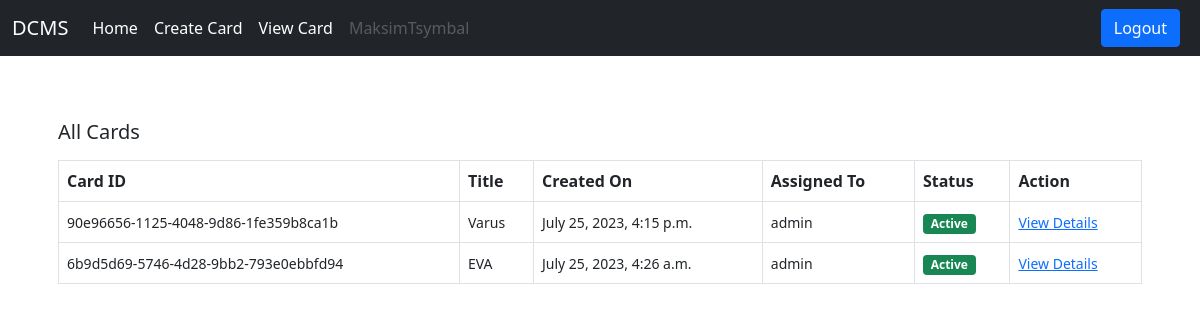
The page /card/all-cards/ (signed in) on the database as committed earlier.
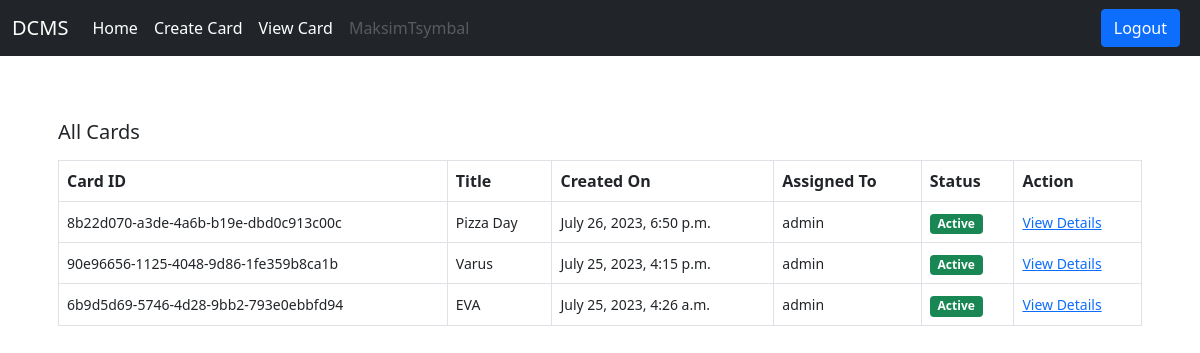
The same page on the database as committed later.
### users/models.py (models this page shows)
class User(AbstractUser):
    is_customer = models.BooleanField(default=False)
    is_engineer = models.BooleanField(default=False)
    def __str__(self):
        return self.username

### card/models.py (models this page shows)
class Card(models.Model):
    status_choices = (
        ('Active', 'Active'),
        ('Disable', 'Disable'),
        ('Pending', 'Pending')
    )
    card_number = models.UUIDField(default=uuid.uuid4)
    title = models.CharField(max_length=100)
    description = models.TextField()
    created_by = models.ForeignKey(User, models.CASCADE, related_name='created_by')
    date_created = models.DateTimeField(auto_now_add=True)
    assigned_to = models.ForeignKey(User, models.DO_NOTHING, null=True, blank=True)
    is_resolved = models.BooleanField(default=False)
    accepted_date = models.DateTimeField(null=True, blank=True)
    closed_date = models.DateTimeField(null=True, blank=True)
    card_status = models.CharField(max_length=15, choices=status_choices)

### card/views.py (the view)
# urls.py: path('all-cards/', views.all_cards, name='all-cards'),
def all_cards(request):
    cards = Card.objects.filter(created_by=request.user).order_by('-date_created')
    context = {'cards':cards}
    return render(request, 'card/all_cards.html', context)

### templates/card/all_cards.html
{% extends 'base.html'%}
{% block content %}
    <div class="card-body">
        <h5 class="card-title mb-3">
            All Cards
        </h5>
        <table class="table table-bordered">
            <thead>
                <tr>
                    <th scope="col">Card ID</th>
                    <th scope="col">Title</th>
                    <th scope="col">Created On</th>
                    <th scope="col">Assigned To</th>
                    <th scope="col">Status</th>
                    <th scope="col">Action</th>
                </tr>
            </thead>
            <tbody>
                {% for card in cards %}
                <tr>
                    <td><small>{{ card.card_number }}</small></td>
                    <td><small>{{ card.title }}</small></td>
                    <td><small>{{ card.date_created }}</small></td>
                    {% if card.assigned_to %}
                    <td><small>{{ card.assigned_to }}</small></td>
                    {% else %}
                    <td><small>Not Assigned</small></td>
                    {% endif %}
                    {% if card.card_status == 'Active'%}
                    <td><span class="badge bg-success">Active</span></td>
                    {% elif card.card_status == 'Pending' %}
                    <td><span class="badge bg-warning">Pending</span></td>
                    {% elif card.card_status == 'Disable' %}
                    <td><span class="badge bg-danger">Disabled</span></td>
                    {% endif %}
                    <td><small><a href="{% url 'card_details' card.pk %}">View Details</a> </small></td>
                </tr>
                {% endfor %}
            </tbody>
        </table>
    </div>
{% endblock content %}

### templates/base.html (shortened to what this page needs)
<!DOCTYPE html>
<html lang="en">
<head>
    <link href="https://cdn.jsdelivr.net/npm/bootstrap@5.0.2/dist/css/bootstrap.min.css" rel="stylesheet"
>
</head>
<body>
    {% if request.user.is_customer %}
    <nav class="navbar navbar-expand-lg navbar-dark bg-dark">
         <div class="container-fluid">
             <a class="navbar-brand" href="/">DCMS</a>
             <div class="collapse navbar-collapse" id="navbarSupportedContent">
                 <ul class="navbar-nav me-auto mb-2 mb-lg-0">
                     <li class="nav-item">
                         <a class="nav-link active" aria-current="page" href="/">Home</a>
                     </li>
                     <li class="nav-item">
                         <a class="nav-link active" href="{% url 'create-card' %}">Create Card</a>
                     </li>
                     <li class="nav-item">
                         <a class="nav-link active" href="{% url 'all-cards' %}">View Card</a>
                     </li>
                     <li class="nav-item">
                         <a class="nav-link disabled" href="#" tabindex="-1" aria-disabled="true">{{ request.user.username }}</a>
                     </li>
                 </ul>
                 <a href="{% url 'logout' %}" class="btn btn-primary me-2">Logout</a>
             </div>
         </div>
    </nav>
    {% endif %}
    <div class="container mt-5">
        {% block content %}
        {% endblock content %}
    </div>
</body>
</html>

Rows that differ between the two databases and show on the page:
added Card: card_number "8b22d070-a3de-4a6b-b19e-dbd0c913c00c", title "Pizza Day", date_created "July 26, 2023, 6:50 p.m.", assigned_to "admin", card_status "Active"
